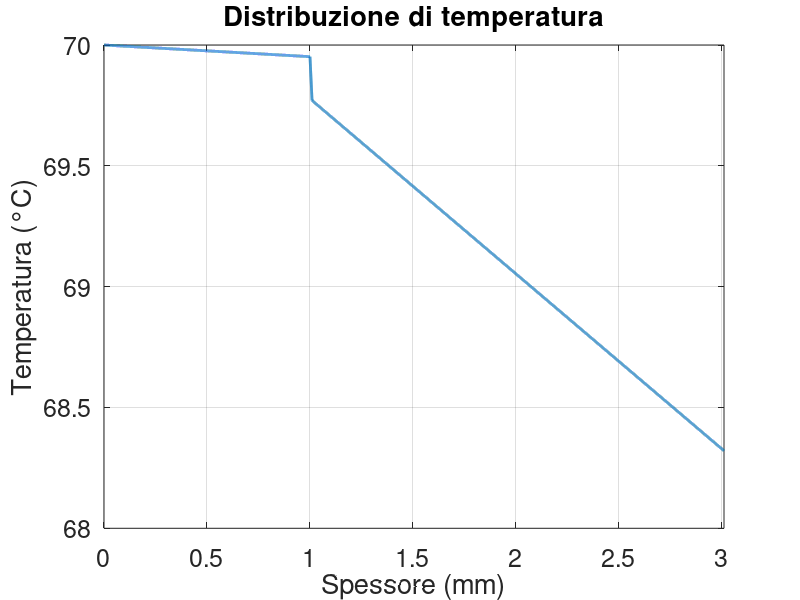

MATLAB code for this plot:
clc
clear
close all

%% Assegno i dati
%SS
rho_ss=7800; %kg/m^3
kss=15; %W/(m*K)
cp_ss=500; %J/(kg*K)
tss=1e-3; %m

%Isolante
rho_ins=2000; %kg/m^3
kins=1; %W/(m*K)
cp_ins=1000; %J/(kg*K)
tins=2e-3;  %m

%Guarnizione, ipotizzo che la resistenza di contatto possa essere
%approssimata al rapporto tra lo spessore e la condubilità, così ricavo la
%conducibilità della guarnizione
Rguarn=2.5e-4; %(K*m^2)/W
tguarn=0.01e-3; %m
kguarn=tguarn/Rguarn; %W/(m*K)

Tbottom=70; %K
Tair=20; %K
hh=15; %W/(m^2*K)

%% Soluzione numerica
%Creazione della griglia
dx=1e-7;
xss=(0:dx:tss)';
nss=length(xss);

xguarn=(tss+dx:dx:tss+tguarn)';
nguarn=nss+length(xguarn);

xins=(tss+tguarn+dx:dx:tins+tss+tguarn)';
xx=[xss;xguarn;xins];
nn=length(xx);

%Definizione delle proprietà
kk=kss*(xx<=tss)+kguarn*(xx>tss & xx<=(tss+tguarn))+kins*(xx>(tss+tguarn));

%Assemblaggio della matrice A
sub_diag=ones(nn,1);
main=-2*ones(nn,1);
super_diag=sub_diag;

BB=[sub_diag,main,super_diag];

AA=spdiags(BB,-1:1,nn,nn);

%Assemblaggio vettore b
bb=zeros(nn,1);

%Condizioni al contorno
%i=1
AA(1,1)=1;
AA(1,2)=0;
bb(1)=Tbottom;

%i=nss
AA(nss,nss-1)=kss/kguarn;
AA(nss,nss)=-1-kss/kguarn;
AA(nss,nss+1)=1;
bb(nss)=0;

%i=nguarn
AA(nguarn,nguarn-1)=kguarn/kins;
AA(nguarn,nguarn)=-1-kguarn/kins;
AA(nguarn,nguarn+1)=1;
bb(nguarn)=0;

%i=end
AA(end,end-1)=-1;
AA(end,end)=1+hh*dx/kins;
bb(end)=hh*dx*Tair/kins;

%% Soluzione
TT=AA\bb;

figure(1)
plot(xx*1e3,TT,'linewidth',2)
title('Distribuzione di temperatura')
xlabel('Spessore (mm)')
ylabel('Temperatura (°C)')
set(gca,'fontsize',18)
box on
grid on
xlim([xx(1)*1e3 xx(end)*1e3])

%Conservazione dell'energia
As=0.6*0.6; %m^2
Rss=tss/kss/As; %K/W
Rg=Rguarn/As; %K/W
Rins=tins/kins/As; %K/W
R=Rss+Rins+Rg; %K/W
U=1/R/As; %W/(m^2*K)

q1=abs(hh*(TT(end)-Tair));
q2=abs(U*(Tbottom-TT(end)));
